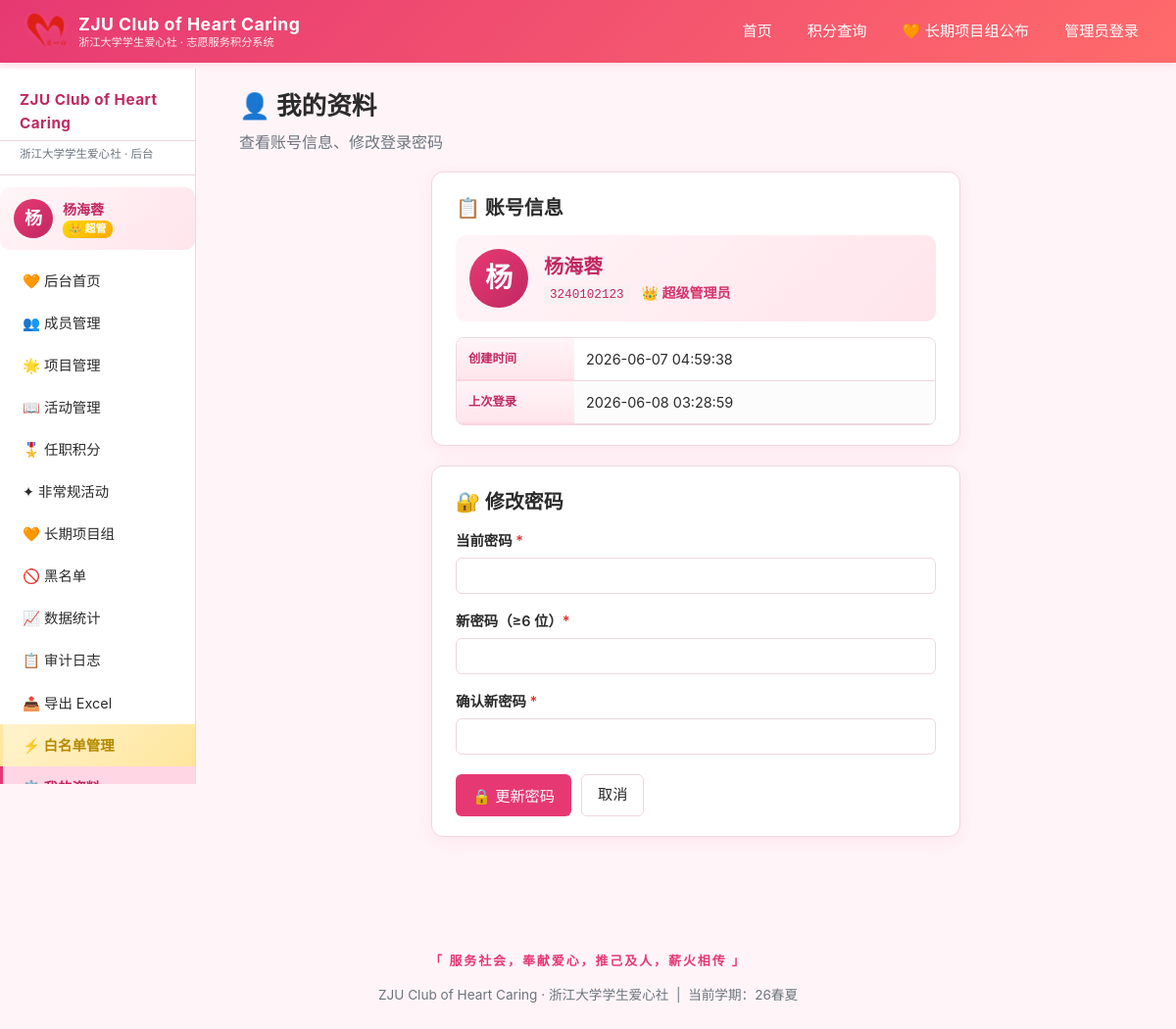
The app's page /admin/profile (signed in) with its own data.
### models.py (models this page shows, shortened)
class Admin(db.Model):
    __tablename__ = "admins"
    id = db.Column(db.Integer, primary_key=True)
    name = db.Column(db.String(64), nullable=False, index=True)
    student_id = db.Column(db.String(32), nullable=False, unique=True, index=True)
    password_hash = db.Column(db.String(256), default="")  # 允许空 = 待激活
    is_super_admin = db.Column(db.Boolean, default=False, index=True)
    is_root = db.Column(db.Boolean, default=False, index=True)  # 创始人：最高权限
    permissions = db.Column(db.Text, default="")  # JSON list, e.g. '["members","projects"]'
    status = db.Column(db.String(16), default="active", index=True)  # pending/approved/active
    application_message = db.Column(db.Text, default="")  # 申请说明
    approved_at = db.Column(db.DateTime, nullable=True)  # 审批时间
    approved_by = db.Column(db.String(64), default="")  # 审批人
    created_at = db.Column(db.DateTime, default=datetime.utcnow)
    last_login_at = db.Column(db.DateTime, nullable=True)

class Setting(db.Model):
    __tablename__ = "settings"
    key = db.Column(db.String(64), primary_key=True)
    value = db.Column(db.String(256), default="")

### app.py (the view, shortened to what this page needs)
    @app.route("/admin/profile", methods=["GET", "POST"])
    @admin_required
    def admin_profile():
        me = Admin.query.get_or_404(session["admin_id"])
        return render_template("admin/profile.html", me=me)

### app.py (called while the page is built)
def admin_required(f):
    @wraps(f)
    def wrapper(*args, **kwargs):
        if not session.get("admin_id"):
            return redirect(url_for("admin_login", next=request.path))
        return f(*args, **kwargs)
    return wrapper

def current_semester():
    s = Setting.query.filter_by(key="current_semester").first()
    return s.value if s else ""

def all_departments():
    s = Setting.query.filter_by(key="departments").first()
    if s and s.value:
        return [d.strip() for d in s.value.split(",") if d.strip()]
    return ["人资部", "综管部", "文体部", "活动部",
            "宣传部", "创设部", "外联部", "财务部"]

### templates/admin/profile.html
{% extends "base.html" %}
{% block content %}
{% include "admin/_sidebar.html" %}
<section class="content-with-sidebar">
  <h1>👤 我的资料</h1>
  <p class="muted">查看账号信息、修改登录密码</p>
  <div class="card narrow">
    <h2>📋 账号信息</h2>
    <div style="display:flex; align-items:center; gap:16px; margin-bottom:16px; padding:14px; background:linear-gradient(135deg,#fff5f8,#ffe5ec); border-radius:10px;">
      <div style="width:60px; height:60px; border-radius:50%; background:linear-gradient(135deg,var(--primary),var(--primary-dark)); color:#fff; display:flex; align-items:center; justify-content:center; font-size:28px; font-weight:700;">
        {{ me.name[0] }}
      </div>
      <div style="flex:1;">
        <div style="font-size:20px; font-weight:700; color:var(--primary-dark);">{{ me.name }}</div>
        <div style="color:#888; font-size:14px;">
          <code>{{ me.student_id }}</code>
          {% if me.is_super_admin %}
            <span style="margin-left:8px; color:#d6336c; font-weight:600;">👑 超级管理员</span>
          {% else %}
            <span style="margin-left:8px; color:#888;">普通管理员</span>
          {% endif %}
        </div>
      </div>
    </div>
    <div class="table-responsive">
<table class="data-table" style="background:transparent;">
      <tr><th style="width:120px; text-align:left;">创建时间</th><td>{{ me.created_at.strftime('%Y-%m-%d %H:%M:%S') if me.created_at else '-' }}</td></tr>
      <tr><th style="text-align:left;">上次登录</th><td>{{ me.last_login_at.strftime('%Y-%m-%d %H:%M:%S') if me.last_login_at else '从未登录' }}</td></tr>
    </table>
</div>
  </div>
  <div class="card narrow">
    <h2>🔐 修改密码</h2>
    <form method="post" class="form">
      <div class="form-row">
        <label>当前密码 <span class="req">*</span></label>
        <input type="password" name="old_password" required>
      </div>
      <div class="form-row">
        <label>新密码（≥6 位）<span class="req">*</span></label>
        <input type="password" name="new_password" required minlength="6">
      </div>
      <div class="form-row">
        <label>确认新密码 <span class="req">*</span></label>
        <input type="password" name="new_password2" required minlength="6">
      </div>
      <div class="form-actions">
        <button class="btn btn-primary" type="submit">🔒 更新密码</button>
        <a class="btn btn-ghost" href="{{ url_for('admin_dashboard') }}">取消</a>
      </div>
    </form>
  </div>
</section>
{% endblock %}

### templates/base.html (shortened to what this page needs)
<!DOCTYPE html>
<html lang="zh-CN">
<head>
  <link rel="stylesheet" href="{{ url_for('static', filename='css/style.css') }}">
</head>
<body>
  <header class="topbar">
    <div class="topbar-inner">
      <a class="brand" href="{{ url_for('index') }}">
        <span class="brand-logo"><img src="{{ url_for('static', filename='img/club_logo_nav.png') }}" alt="ZJU Club of Heart Caring" width="44" height="44"></span>
        <span class="brand-text">
          <span class="brand-title">ZJU Club of Heart Caring</span>
          <span class="brand-sub">浙江大学学生爱心社 · 志愿服务积分系统</span>
        </span>
      </a>
      <nav class="topnav" id="topnav">
        <a href="{{ url_for('index') }}" class="{% if request.endpoint=='index' %}active{% endif %}">首页</a>
        <a href="{{ url_for('query') }}" class="{% if request.endpoint in ['query','query_result'] %}active{% endif %}">积分查询</a>
        <a href="{{ url_for('long_term_groups_public') }}" class="{% if request.endpoint=='long_term_groups_public' %}active{% endif %}">🧡 长期项目组公布</a>
        {% if session.is_admin %}
          <a href="{{ url_for('admin_dashboard') }}" class="{% if request.path.startswith('/admin') %}active{% endif %}">管理后台</a>
          <a href="{{ url_for('admin_logout') }}">退出</a>
        {% else %}
          <a href="{{ url_for('admin_login') }}">管理员登录</a>
        {% endif %}
      </nav>
    </div>
  </header>
  <main class="page">
    {% block content %}{% endblock %}
  </main>
  <footer class="footer">
    <p class="motto-line">「 服务社会，奉献爱心，推己及人，薪火相传 」</p>
    <p>ZJU Club of Heart Caring · 浙江大学学生爱心社 &nbsp;|&nbsp; 当前学期：{{ current_semester }}</p>
  </footer>
</body>
</html>

### templates/admin/_sidebar.html (shortened to what this page needs)
<aside class="sidebar">
  <div class="sb-title">ZJU Club of Heart Caring</div>
  <div class="sb-sub">浙江大学学生爱心社 · 后台</div>
  <div class="sb-user">
    <div class="sb-user-avatar">{{ (session.get('admin_name', '?')[0])|upper }}</div>
    <div class="sb-user-info">
      <b>{{ session.get('admin_name', '未登录') }}</b>
      {% if session.get('is_super_admin') %}
        <span class="sb-role sb-role-super">👑 超管</span>
      {% else %}
        <span class="sb-role">普管 · {{ _perm_label(me) if me and me.permissions_list() else '无权限' }}</span>
      {% endif %}
    </div>
  </div>
  <nav>
    {% if _has('dashboard') %}<a href="{{ url_for('admin_dashboard') }}" class="{% if request.endpoint=='admin_dashboard' %}active{% endif %}">🧡 后台首页</a>{% endif %}
    {% if _has('members') %}<a href="{{ url_for('admin_members') }}" class="{% if 'member' in request.endpoint %}active{% endif %}">👥 成员管理</a>{% endif %}
    {% if _has('projects') %}<a href="{{ url_for('admin_projects') }}" class="{% if 'project' in request.endpoint %}active{% endif %}">🌟 项目管理</a>{% endif %}
    {% if _has('activities') %}<a href="{{ url_for('admin_activities') }}" class="{% if 'activit' in request.endpoint %}active{% endif %}">📖 活动管理</a>{% endif %}
    {% if _has('positions') %}<a href="{{ url_for('admin_positions') }}" class="{% if 'position' in request.endpoint %}active{% endif %}">🎖️ 任职积分</a>{% endif %}
    {% if _has('irregulars') %}<a href="{{ url_for('admin_irregulars') }}" class="{% if 'irregular' in request.endpoint %}active{% endif %}">✦ 非常规活动</a>{% endif %}
    {% if _has('long_term_groups') %}<a href="{{ url_for('admin_long_term_groups') }}" class="{% if 'long_term' in request.endpoint %}active{% endif %}">🧡 长期项目组</a>{% endif %}
    {% if _has('blacklist') %}<a href="{{ url_for('admin_blacklist') }}" class="{% if 'blacklist' in request.endpoint %}active{% endif %}">🚫 黑名单</a>{% endif %}
    {% if _has('stats') %}<a href="{{ url_for('admin_stats') }}" class="{% if 'stats' in request.endpoint %}active{% endif %}">📈 数据统计</a>{% endif %}
    {% if _has('logs') %}<a href="{{ url_for('admin_logs') }}" class="{% if 'logs' in request.endpoint %}active{% endif %}">📋 审计日志</a>{% endif %}
    {% if _has('export') %}<a href="{{ url_for('admin_export') }}">📤 导出 Excel</a>{% endif %}
    {% if session.get('is_super_admin') %}
    <a href="{{ url_for('admin_whitelist') }}" class="{% if 'whitelist' in request.endpoint %}active{% endif %} sb-super">⚡ 白名单管理</a>
    {% endif %}
    {% if _has('profile') %}<a href="{{ url_for('admin_profile') }}" class="{% if 'profile' in request.endpoint %}active{% endif %}">⚙️ 我的资料</a>{% endif %}
  </nav>
</aside>

### templates/admin/_sidebar.html (style rules this page uses)
.sb-user { display: flex; align-items: center; gap: 10px; padding: 12px 14px; background: linear-gradient(135deg, #fff5f8, #ffe5ec); border-radius: 10px; margin: 10px 0; }
.sb-user-avatar { width: 40px; height: 40px; border-radius: 50%; background: linear-gradient(135deg, var(--primary), var(--primary-dark)); color: #fff; display: flex; align-items: center; justify-content: center; font-size: 18px; font-weight: 700; flex-shrink: 0; }
.sb-user-info { flex: 1; min-width: 0; font-size: 13px; line-height: 1.4; }
.sb-user-info b { display: block; color: var(--primary-dark); font-size: 14px; }
.sb-role { display: inline-block; padding: 1px 6px; border-radius: 8px; background: #e9ecef; color: #555; font-size: 11px; font-weight: 600; }
.sb-role-super { background: linear-gradient(135deg, #ffd700, #ffaa00); color: #fff; }
.sb-super { background: linear-gradient(135deg, #fff3cd, #ffe69c) !important; color: #b58900 !important; font-weight: 600; }

### records on screen
Admin: get "杨海蓉", name "杨", name "杨海蓉", student_id "3240102123", created_at "2026-06-07 04:59:38", last_login_at "2026-06-08 03:28:59"
Setting: value "26春夏"

### other values on screen
{{ (session.get('admin_name', '?')[0])|upper }} "杨"
